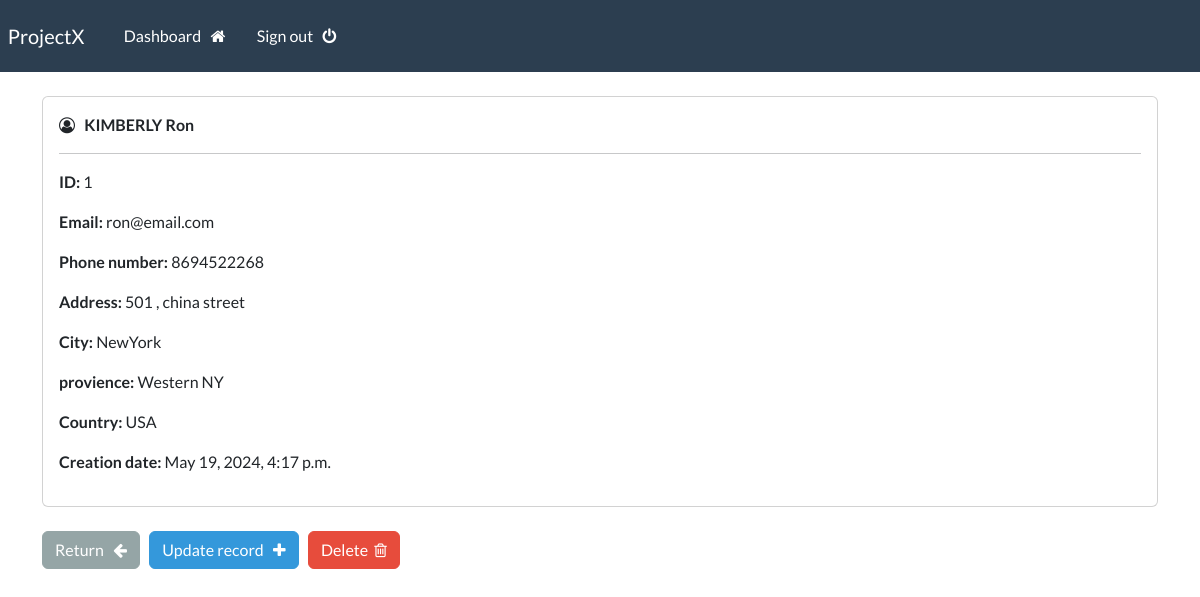
The page /record/1 (signed in) on the database its author committed.
### webapp/models.py (models this page shows, shortened)
class Record (models.Model):
    creation_date=models.DateTimeField(auto_now_add=True)
    first_name=models.CharField(max_length=100)
    last_name=models.CharField(max_length=100)
    email =models.CharField(max_length=255)
    phone=models.CharField(max_length=20)
    address = models.CharField(max_length=300)
    city=models.CharField(max_length=255)
    provience=models.CharField(max_length=200)
    country=models.CharField(max_length=125)

### webapp/views.py (the view)
# urls.py: path('record/<int:pk>', views.singular_record, name="record"),
@login_required(login_url='my-login')
def singular_record(request, pk):
    all_records = Record.objects.get(id=pk)
    context = {'record':all_records}
    return render(request, 'webapp/view-record.html', context=context)

### webapp/templates/webapp/view-record.html (shortened to what this page needs)
{% extends 'webapp/base.html' %}
{% block content %}
    <div class="card">
        <div class="card-body">
            <i class="fa fa-user-circle-o" aria-hidden="true"></i> &nbsp;
            <strong>
                {{record.last_name|upper}}
                {{record.first_name}}
            </strong>
            <hr>
            <p> <strong> ID: </strong> {{record.id}} </p>
            <p> <strong> Email: </strong> {{record.email}} </p>
            <p> <strong> Phone number: </strong> {{record.phone}} </p>
            <p> <strong> Address: </strong> {{record.address}} </p>
            <p> <strong> City: </strong> {{record.city}} </p>
            <p> <strong> provience: </strong> {{record.provience}} </p>
            <p> <strong> Country: </strong> {{record.country}} </p>
            <p> <strong> Creation date: </strong> {{record.creation_date}} </p>
        </div>
    </div>
    <br>
    <a href="{% url 'dashboard' %}" class="btn btn-secondary"> Return &nbsp; <i class="fa fa-arrow-left" aria-hidden="true"></i> </a>
    <a href="{% url 'update-record' record.id %}" class="btn btn-info"> Update record &nbsp; <i class="fa fa-plus" aria-hidden="true"></i> </a>
    <a href="{% url 'delete-record' record.id %}" class="btn btn-danger"> Delete  &nbsp;<i class="fa fa-trash-o" aria-hidden="true"></i> </a>
{% endblock %}

### rows shown on the page
Record: last_name "KIMBERLY", first_name "Ron", id "1", email "ron@email.com", phone "8694522268", address "501 , china street", city "NewYork", provience "Western NY", country "USA", creation_date "May 19, 2024, 4:17 p.m."
